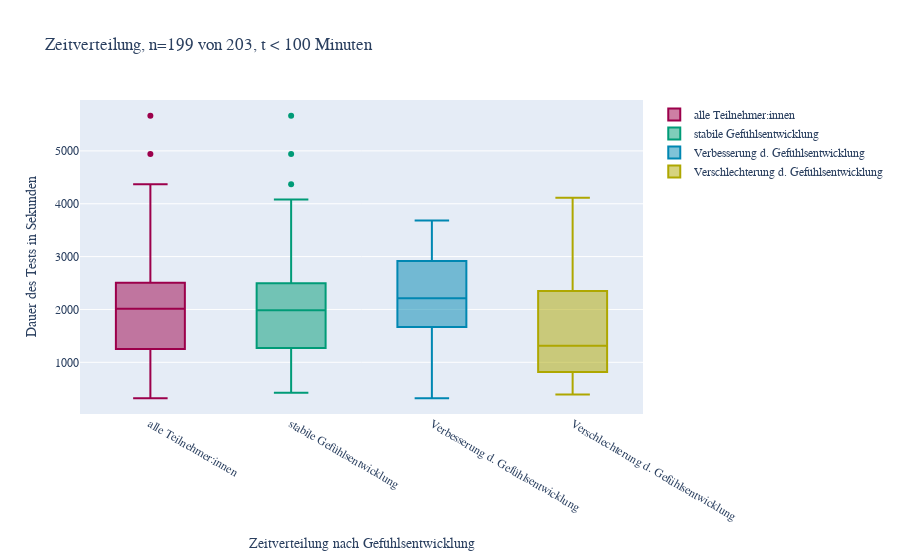

Here is the notebook cell this chart was saved with:
### Markdown cell above
### Standard Deviation of Test Time

### Code cell
# Standard deviation time and mood
# df = surveyData[['duration-shortest-val', 'mood-delta']]
df = surveyData.loc[surveyData['duration-shortest-val'] < 6000][['duration-shortest-val', 'mood-delta']]

# Label strings
chartLabel = f"Zeitverteilung, n={len(df)} von 203, t < 100 Minuten"
categoryGroups = ["alle Teilnehmer:innen", "stabile Gefühlsentwicklung", "Verbesserung d. Gefühlsentwicklung", "Verschlechterung d. Gefühlsentwicklung"]
yLabel = "Dauer des Tests in Sekunden"
fig = go.Figure()

# Age over all
fig.add_trace(go.Box(y=df['duration-shortest-val'], name=categoryGroups[0],
                marker_color = urCdColors[0]))
# Age preferred List
fig.add_trace(go.Box(y=df[df['mood-delta'] == 0]['duration-shortest-val'], name=categoryGroups[1],
                marker_color = urCdColors[1]))
# Age preferred Chord
fig.add_trace(go.Box(y=df[df['mood-delta'] >= 1]['duration-shortest-val'], name=categoryGroups[2],
                marker_color = urCdColors[2]))
# Age preferred Map
fig.add_trace(go.Box(y=df[df['mood-delta'] <= -1]['duration-shortest-val'], name=categoryGroups[3],
                marker_color = urCdColors[3]))
fig.update_layout(
    title=chartLabel,
    xaxis_title="Zeitverteilung nach Gefühlsentwicklung",
    yaxis_title=yLabel,
    # legend_title="Legend Title",
    font=dict(
        family="Frutiger Next LT W1G, Gill Sans, sans-serif",
        size=12,
        # color="RebeccaPurple"
    )
)

fig.update_layout(title_text=chartLabel)
fig.show()

# Table age
fig = go.Figure(data=[go.Table(
  header=dict(
    values=['<b>Kennwert</b>', f"<b>{categoryGroups[0]}</b>", f"<b>{categoryGroups[1]}</b>", f"<b>{categoryGroups[2]}</b>", f"<b>{categoryGroups[3]}</b>"],
    line_color='darkslategray',
    fill_color=headerColor,
    align=['left','center'],
    font=dict(color='white', size=12)
  ),
  cells=dict(
    values=[
      ['<b>Maximum</b>', '<b>Oberes Quartil</b>', '<b>Median</b>', '<b>Unteres Quartil</b>', '<b>Minimum</b>'],
      # TODO: GET DIRECT VALUES
      [4367, 2505, 2015, 1253, 319],
      [4083,2494, 1983, 1272, 424],
      [3682, 2919, 2213, 1669, 319],
      [4414, 2350, 1312, 818, 393]],
    line_color='darkslategray',
    # 2-D list of colors for alternating rows
    fill_color = [[rowOddColor,rowEvenColor,rowOddColor, rowEvenColor,rowOddColor]*5],
    align = ['left', 'center'],
    font = dict(color = 'darkslategray', size = 11)
    ))
])

fig.update_layout(
    title=chartLabel,
    yaxis_title=yLabel,
    # legend_title="Legend Title",
    font=dict(
        family="Frutiger Next LT W1G, Gill Sans, sans-serif",
        size=12,
        # color="RebeccaPurple"
    )
)

fig.show()

### Figure 1 — Plotly figure (JSON) as saved in the notebook; plotly's stock layout.template omitted (floating-point values rounded to 4 significant figures; data arrays with more than 128 entries replaced by an {"elided": "..."} marker saying what was removed)
{"data": [{"marker": {"color": "rgb(156,0,75)"}, "name": "alle Teilnehmer:innen", "type": "box", "y": {"elided": "199 float values"}}, {"marker": {"color": "rgb(0,155,119)"}, "name": "stabile Gefühlsentwicklung", "type": "box", "y": {"elided": "145 float values"}}, {"marker": {"color": "rgb(0,135,178)"}, "name": "Verbesserung d. Gefühlsentwicklung", "type": "box", "y": [2307.0, 3118, 3004, 2485, 2919, 1823, 2177, 1658, 2360, 1874, 3167, 3428, 1778.0, 1669.0, 1982, 2827, 2808.0, 2323.0, 3122, 319, 2248, 2161, 1809.0, 1313, 757, 677, 2033.0, 1445.0, 2470, 3110.0, 3682.0, 989.5, 2973.0, 1440]}, {"marker": {"color": "rgb(174,167,0)"}, "name": "Verschlechterung d. Gefühlsentwicklung", "type": "box", "y": [1214, 2084, 2665, 2333, 626.2, 1060, 1241, 2429.0, 760, 1176.0, 2095.0, 1791.0, 2368.0, 3682, 875.9, 393, 700, 4114, 744, 1382]}], "layout": {"font": {"family": "Frutiger Next LT W1G, Gill Sans, sans-serif", "size": 12}, "title": {"text": "Zeitverteilung, n=199 von 203, t < 100 Minuten"}, "xaxis": {"title": {"text": "Zeitverteilung nach Gefühlsentwicklung"}}, "yaxis": {"title": {"text": "Dauer des Tests in Sekunden"}}}}
